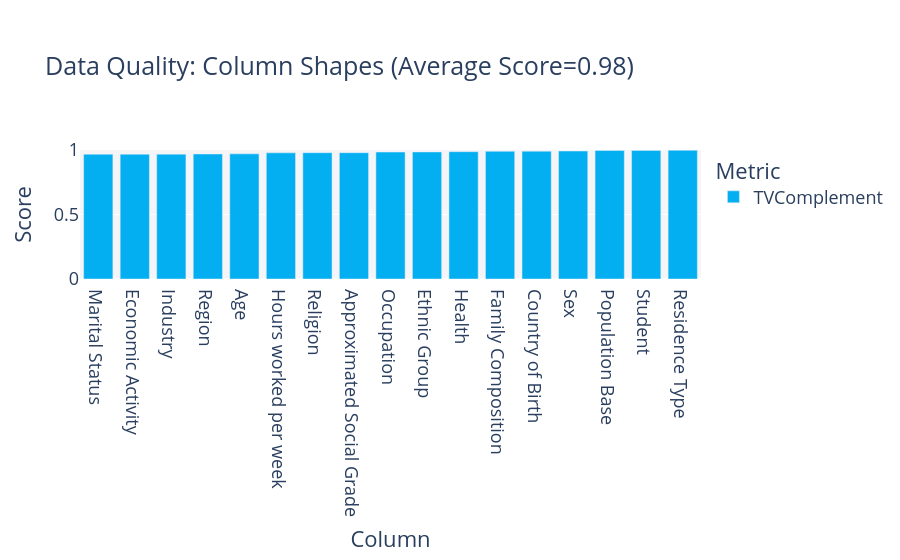

This figure's notebook cell:
### Markdown cell above
## Statistical similarity evaluation

### Code cell
metadata = convert_metadata_to_sdm_format(full_ds.description.schema)
quality_report = QualityReport()
quality_report.generate(train_ds.data, synth_data.data, metadata)
fig = quality_report.get_visualization(property_name='Column Shapes')
fig.show()

results_exp['Column Pair Trends'] = quality_report.get_details('Column Pair Trends').mean()['Score']
results_exp['Column Shapes'] = quality_report.get_details('Column Shapes').mean()['Score']

### Figure 1 — Plotly figure (JSON) as saved in the notebook; plotly's stock layout.template omitted (floating-point values rounded to 4 significant figures)
{"data": [{"alignmentgroup": "True", "customdata": [["TVComplement"], ["TVComplement"], ["TVComplement"], ["TVComplement"], ["TVComplement"], ["TVComplement"], ["TVComplement"], ["TVComplement"], ["TVComplement"], ["TVComplement"], ["TVComplement"], ["TVComplement"], ["TVComplement"], ["TVComplement"], ["TVComplement"], ["TVComplement"], ["TVComplement"]], "hovertemplate": "<b>%{hovertext}</b><br><br>Metric=%{customdata[0]}<br>Score=%{y}<extra></extra>", "hovertext": ["Region", "Residence Type", "Family Composition", "Population Base", "Sex", "Age", "Marital Status", "Student", "Country of Birth", "Health", "Ethnic Group", "Religion", "Economic Activity", "Occupation", "Industry", "Hours worked per week", "Approximated Social Grade"], "legendgroup": "TVComplement", "marker": {"color": "#03AFF1", "pattern": {"shape": ""}}, "name": "TVComplement", "offsetgroup": "TVComplement", "orientation": "v", "showlegend": true, "textposition": "auto", "type": "bar", "x": ["Region", "Residence Type", "Family Composition", "Population Base", "Sex", "Age", "Marital Status", "Student", "Country of Birth", "Health", "Ethnic Group", "Religion", "Economic Activity", "Occupation", "Industry", "Hours worked per week", "Approximated Social Grade"], "xaxis": "x", "y": [0.969, 0.998, 0.99, 0.996, 0.992, 0.97, 0.967, 0.997, 0.991, 0.987, 0.985, 0.979, 0.967, 0.984, 0.968, 0.978, 0.979], "yaxis": "y"}], "layout": {"barmode": "relative", "font": {"size": 18}, "legend": {"title": {"text": "Metric"}, "tracegroupgap": 0}, "margin": {"t": 150}, "plot_bgcolor": "#F5F5F8", "title": {"text": "Data Quality: Column Shapes (Average Score=0.98)"}, "xaxis": {"anchor": "y", "categoryorder": "total ascending", "domain": [0, 1], "title": {"text": "Column"}}, "yaxis": {"anchor": "x", "domain": [0, 1], "range": [0, 1], "title": {"text": "Score"}}}}
